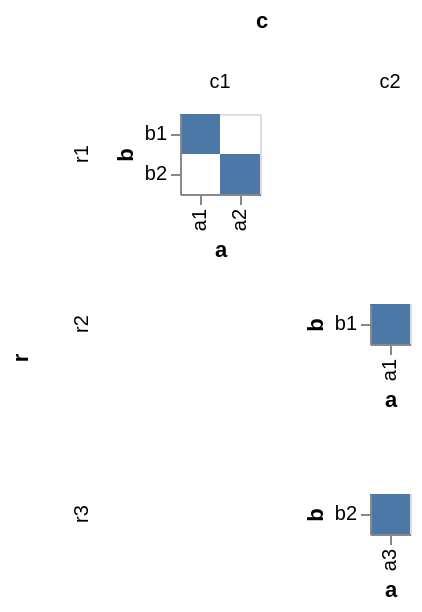

Source (Vega-Lite JSON):
### Vega-Lite specification from a JSON file in a GitHub repository (floating-point values rounded to 4 significant figures)
{"$schema": "https://vega.github.io/schema/vega-lite/v2.json", "data": {"values": [{"r": "r1", "c": "c1", "a": "a1", "b": "b1"}, {"r": "r1", "c": "c1", "a": "a2", "b": "b2"}, {"r": "r2", "c": "c2", "a": "a1", "b": "b1"}, {"r": "r3", "c": "c2", "a": "a3", "b": "b2"}]}, "facet": {"row": {"field": "r", "type": "nominal"}, "column": {"field": "c", "type": "nominal"}}, "spec": {"mark": "rect", "encoding": {"y": {"field": "b", "type": "nominal"}, "x": {"field": "a", "type": "nominal"}}}, "resolve": {"scale": {"x": "independent", "y": "independent"}}}
